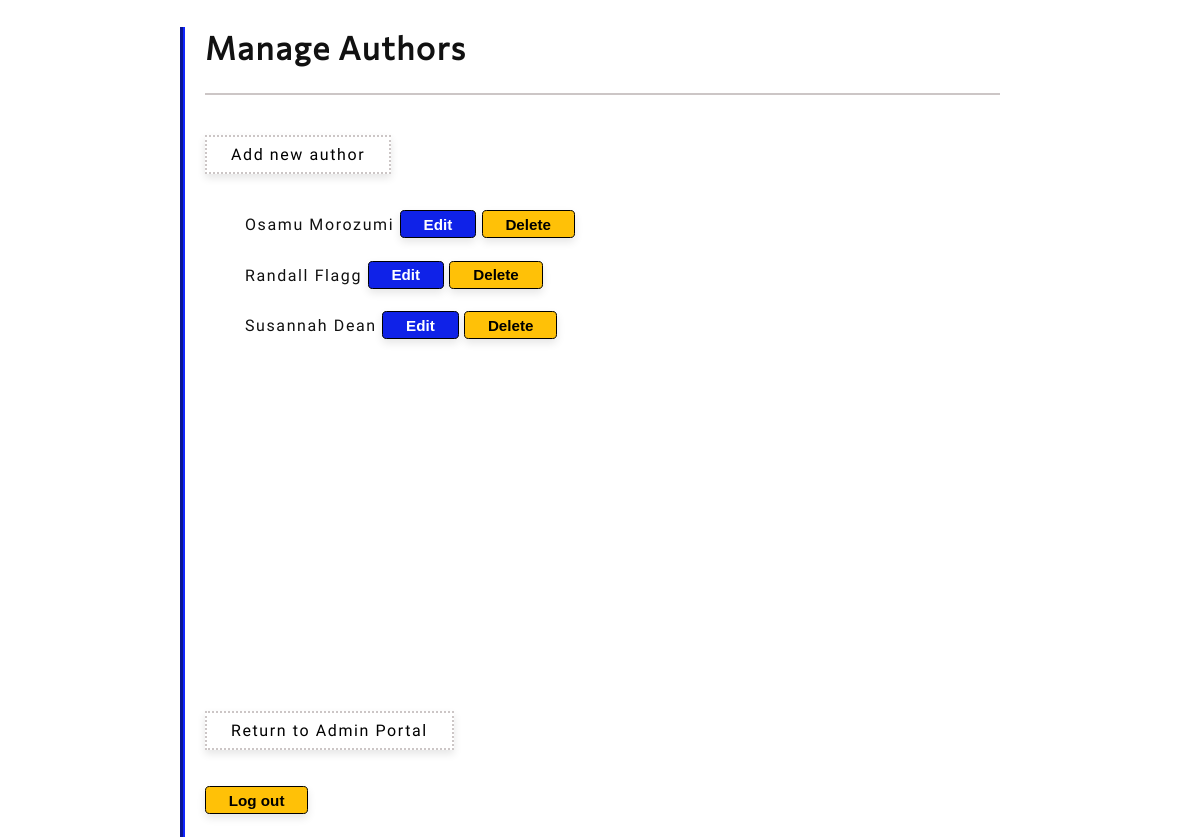
The page /admin/authors/index.php (signed in) on the database its author committed.
### tables this page shows
CREATE TABLE `author` (
  `id` int(11) NOT NULL,
  `name` varchar(255) NOT NULL,
  `email` varchar(255) NOT NULL,
  `password` varchar(255) DEFAULT NULL
);

### admin/authors/index.php (called while the page is built, shortened)
<?php
include_once $_SERVER['DOCUMENT_ROOT'] . '/includes/helpers.inc.php';
require_once $_SERVER['DOCUMENT_ROOT'] . '/includes/access.inc.php';
include $_SERVER['DOCUMENT_ROOT'] . '/includes/db.inc.php';
try {
	$result = $pdo->query('SELECT id, name FROM author');
} catch (PDOException $e) {
	$error = errorMsg( 'Error fetching authors from database', $e);
}
foreach ($result as $row) {
	$authors[] = array('id' => $row['id'], 'name'=> $row['name']);
}
include 'authors.html.php';
?>

### admin/authors/authors.html.php (the view, shortened to what this page needs)
<?php
include $_SERVER['DOCUMENT_ROOT'] . '/admin/header.inc.html.php';
?>
	<p><a class="button button-info" href="?add">Add new author</a></p>
	<ul>
	<?php foreach ($authors as $author) : ?>
	   <li>
	   	<form action="" method="post">
	   		<div>
	   		<?php echo escape($author['name']); ?>
	   			<input type="submit" class="submit-primary" name="action" value="Edit">
	   			<input type="submit" class="submit-warning" name="action" value="Delete">
	   		</div>
	   	</form>
	   </li>
	<?php endforeach; ?>
	</ul>
	<?php include '../footer.inc.html.php'; ?>
</body>
</html>

### admin/css/styles.css (style rules this page uses)
:root { --title-font: "Commissioner-Regular", serif; --main-font: "Roboto-Regular", sans-serif; --blue: #0f22e8; --clear-blue: rgba(15, 34,232, 0.4);; --primary: var(--blue, blue); --grey: #ccc6c6; --info: #15819E; --clear-cyan: rgba(21, 129, 158 , 0.4); --warning: #ffc107; --clear-orange: rgba(255, 193, 7, 0.4);; --success: rgb(9, 138, 30); --clear-green: rgba(9, 138, 30, 0.4); --translate-down: translateY(4px); --translate-up: translateY(-7px); }
* { -webkit-box-sizing: border-box; box-sizing: border-box; }
html { font-size: 16px; }
body { margin: 0; padding: 0; font-family: var(--main-font, sans-serif); font-weight: 100; color: #111; letter-spacing: 0.1em; position: relative; scroll-behavior: smooth; background-color: white; min-height: 100vh; }
form > * { line-height: 2 }
a.button { border: 2px dotted var(--grey, grey); display:inline-block; padding: 0.5em 1.5em; color: black; background-color: white; text-decoration: none; box-shadow: 0px 4px 8px rgba(0, 0, 0, 0.1); transition: all 0.3s; }
a.button:link { color: black; }
input[type="submit"] { font-size: 0.95em; cursor: pointer; padding: 0.3em 1.5em; border: 1px solid black; border-radius: 0.3em; box-shadow: 0px 4px 8px rgba(0, 0, 0, 0.1); transition: all 0.3s; font-weight: 600; margin-top: 20px; }
.submit-primary { background-color: var(--primary, blue); color: white; }
.submit-warning { background-color: var(--warning, orange); color: black; }
li { list-style: none; }

### rows shown on the page
author: name "Osamu Morozumi"
author: name "Randall Flagg"
author: name "Susannah Dean"

### other values the page prints
$str "Manage Authors"
